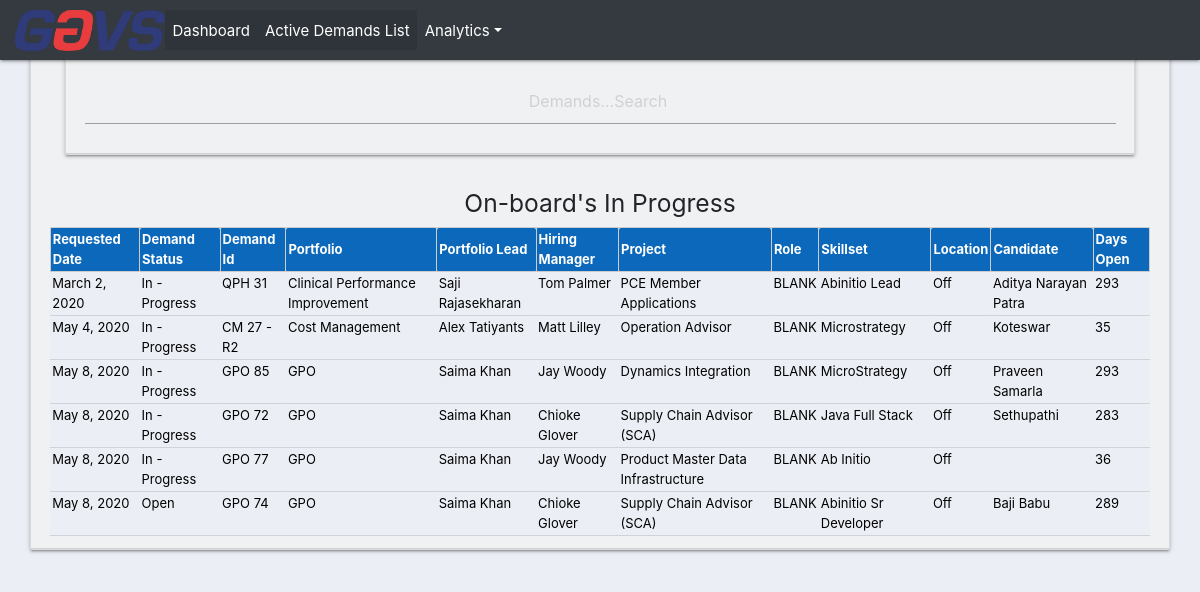
/onboard_inprogress/, run on the app's committed database.
### Demand_Manager/models.py (models this page shows, shortened)
class Demand_Master(models.Model):
	STATUS =(
	    ('Open', 'Open'),
	    ('In - Progress', 'In - Progress'),
	    ('On - Hold', 'On - Hold'),
	    ('Cancelled', 'Cancelled'),
	    ('Closed', 'Closed')
	)
	PORTFOLIO = (
	        ('Clinical Decision Support', 'Clinical Decision Support'),
	        ('Clinical Survelliance', 'Clinical Survelliance'),
	        ('Contigo Health', 'Contigo Health'),
	        ('Corp IT', 'Corp IT'),
	        ('Cost Management', 'Cost Management'),
	        ('Development Operations', 'Development Operations'),
	        ('GPO', 'GPO'),
	        ('Infrastructure', 'Infrastructure'),
	        ('Innovatix', 'Innovatix'),
	        ('IPA', 'IPA'),
	        ('Population Health', 'Population Health'),
	        ('PAS', 'PAS'),
	        ('Quality & Population Health', 'Quality & Population Health'),
	        ('Clinical Performance Improvement', 'Clinical Performance Improvement')
	)
	PLEAD = (
	        ('Alex Tatiyants', 'Alex Tatiyants'),
	        ('Chris Ickert', 'Chris Ickert'),
	        ('Denise Juliano', 'Denise Juliano'),
	        ('Greg Montano', 'Greg Montano'),
	        ('Pawan Singh', 'Pawan Singh'),
	        ('Saima Khan', 'Saima Khan'),
	        ('Saji Rajasekharan', 'Saji Rajasekharan'),
	        ('Todd Wilkes', 'Todd Wilkes'),
	        ('Charlie Sinnett', 'Charlie Sinnett')
	)
	LOCATION = (
        ('Off', 'Off'),
        ('On', 'On'),
        ('On-Off', 'On-Off')
    )
	RFLAG = (
	        ('Yes', 'Yes'),
	        ('No', 'No'),
	        ('N/A', 'N/A')
	)
	DSTATUS = (
        ('1 - GAVS Sourcing/Screening', '1 - GAVS Sourcing/Screening'),
        ('2 - Premier Reviewing Profiles', '2 - Premier Reviewing Profiles'),
        ('3 - Premier Interviewing', '3 - Premier Interviewing'),
        ('4 - Candidate Selected', '4 - Candidate Selected'),
        ('5 - Onboarding in Progress', '5 - Onboarding in Progress'),
        ('7 - Candidate Started', '7 - Candidate Started'),
        ('8 - On Hold', '8 - On Hold'),
        ('9 - Cancelled', '9 - Cancelled')
    )
	Fiscal_Year = models.CharField(max_length=4, blank='true')
	Requested_Date = models.DateField(default=datetime.now)
	Demand_Status = models.CharField(max_length=25, choices = STATUS, blank='true')
	Demand_Id = models.CharField(max_length=25, blank='true')
	Portfolio = models.CharField(max_length=100, choices = PORTFOLIO, blank='true')
	Portfolio_Lead = models.CharField(max_length=50, choices = PLEAD, blank='true')
	Hiring_Manager = models.CharField(max_length=50, blank='true')
	Project = models.CharField(max_length=100, blank='true')
	Role = models.CharField(max_length=100, blank='true')
	Skillset = models.CharField(max_length=100, blank='true')
	Location = models.CharField(max_length=10, choices = LOCATION, blank='true')
	Onshore_Replacement_Flag = models.CharField(max_length=3, choices = RFLAG, default='N/A')
	Planned_Start_Date = models.DateField(default=datetime.now)
	Expected_Start_Date = models.DateField(default=datetime.now)
	Detailed_Status = models.CharField(max_length=50, choices = DSTATUS, blank='true')
	Notes = models.TextField(blank='true')
	Actual_Start_Date = models.DateField(default=datetime.now)
	Candidate = models.CharField(max_length=100, blank='true')
	Client_Feedback = models.CharField(max_length=200, blank='true')
	GAVS_Screening_Date = models.DateField(null='true', blank='true')
	Client_Screening_Date = models.DateField(null='true', blank='true')
	Client_Interview_Date = models.DateField(null='true', blank='true')
	Selected_Date = models.DateField(null='true', blank='true')
	Onboard_Initated_Date =  models.DateField(null='true', blank='true')
	Log_Date = models.DateField(auto_now='true')
	def Days_Ageing(self):
		Days_Ageing = np.busday_count(self.Log_Date, datetime.now().date())
		return Days_Ageing

### Demand_Manager/views.py (the view)
# urls.py: path("onboard_inprogress/", views.onboardInprogress, name="onboard_inprogress"),
def onboardInprogress(request):
	return render(request,
				  "Demand_Manager/onboardinprogress.html",
				  context = {"Onboard_Inprogress_Dict":Demand_Master.objects.
				  filter(Detailed_Status = "5 - Onboarding in Progress").
				  order_by('Requested_Date', 'Location', 'Portfolio', 'Demand_Status')[:20]
				  }
				  )

### Demand_Manager/templates/Demand_Manager/onboardinprogress.html (shortened to what this page needs)
{%  extends 'Demand_Manager/Header.html' %}
{% block content %}
<div class="row">
    <div class="col-md">
	<div class="card text-left text-brown bg-light" id="Table-BG">
	<div class="card-header">
{% include "Demand_Manager/search.html" %}
	<div class="title"><strong><h5>On-board's In Progress</h5></strong></div>
			<table class="mytable">
				<thead>
				<tr>
			        <th>Requested Date</th>
			        <th>Demand Status</th>
			        <th>Demand Id</th>
			        <th>Portfolio</th>
			        <th>Portfolio Lead</th>
			        <th>Hiring Manager</th>
			        <th>Project</th>
			        <th>Role</th>
			        <th>Skillset</th>
			        <th>Location</th>
			        <th>Candidate</th>
			        <th>Days Open</th>
				</tr>
				</thead>
				<tbody>
				{% for rows in Onboard_Inprogress_Dict %}
					<tr>
			        <td>{{ rows.Requested_Date }}</td>
					<td>{{ rows.Demand_Status }}</td>
			        <td>{{ rows.Demand_Id }}</td>
			        <td>{{ rows.Portfolio }}</td>
			        <td>{{ rows.Portfolio_Lead }}</td>
			        <td>{{ rows.Hiring_Manager }}</td>
			        <td>{{ rows.Project }}</td>
			        <td>{{ rows.Role }}</td>
			        <td>{{ rows.Skillset }}</td>
			        <td>{{ rows.Location }}</td>
			        <td>{{ rows.Candidate }}</td>
			         <td style="background-color:grey  text-center"> {{ rows.Days_Ageing }} </td>
					</tr>
				</tbody>
				{% endfor %}
			</table>
{% endblock %}

### Demand_Manager/templates/Demand_Manager/Header.html (shortened to what this page needs)
{% load static %}
<!DOCTYPE html>
<html>
<head>
	<link rel="stylesheet" href="https://stackpath.bootstrapcdn.com/bootstrap/4.5.0/css/bootstrap.min.css">
    <link rel="stylesheet" href="https://cdnjs.cloudflare.com/ajax/libs/Chart.js/2.8.0/Chart.min.css"/>
	<link rel="stylesheet" type="text/css" href="{% static '/css/materialize.css' %}">
	<link rel="stylesheet" type="text/css" href="{% static '/css/main.css' %}">
</head>
<body>
	{%  include 'Demand_Manager/navbar.html' %}
	<div class="container-fluid">
	{% block content %}
	{% endblock %}
    </div>
</body>
</html>

### Demand_Manager/templates/Demand_Manager/navbar.html (shortened to what this page needs)
{% load static %}
<nav class="navbar navbar-default navbar-expand-lg bg-dark" id="mNavbar">
 <img src="{% static 'images/Gavs_logo.png' %}">
  <div class="collapse navbar-collapse" id="navbarSupportedContent">
    <ul class="navbar-nav mr-auto">
      <li class="nav-item active">
        <a class="nav-link" href="/">Dashboard</a>
      </li>
        <li class="nav-item active">
        <a class="nav-link" href="/active_demands/">Active Demands List</a>
      </li>
      <li class="nav-item dropdown">
        <a class="nav-link dropdown-toggle" href="#" id="navbarDropdown" role="button" data-toggle="dropdown" aria-haspopup="true" aria-expanded="false">Analytics</a>
      </li>
    </ul>
  </div>
</nav>

### Demand_Manager/templates/Demand_Manager/search.html (shortened to what this page needs)
<br>
  	<div class="row">
    	<div class="col-md">
				<div class="card text-left text-brown bg-light" id="total-orders">
			  		<div class="card-header">
					<h5><input type="search" class="light-table-filter" data-table= "mytable" placeholder="Demands...Search"></h5>
				</div>
			</div>
		</div>
	</div>

### static/css/main.css (style rules this page uses)
body { background-color: #ebeff5; }
#Table-BG { background-color: #ebeff5; color: dark-grey; text-align-last: center; }
.mytable { width:100%; font-size:13px; border:0px solid #ccc; }
th { background-color:#0B68BB; color:white; padding:2px; border:1px solid #ccc; text-align-last: left; }
td { background-color:#ebeff5; padding:2px; border-bottom:1px solid #ccc; border-right:1px solid #ccc; border:1px; vertical-align: text-top; text-align-last: left; color:black; }
.navbar { position: fixed; z-index: 9999; line-height: 25px; height: 60px; background-color: #4CAF50 }

### data on the page
Demand_Master: Requested_Date "March 2, 2020", Demand_Status "In - Progress", Demand_Id "QPH 31", Portfolio "Clinical Performance Improvement", Portfolio_Lead "Saji Rajasekharan", Hiring_Manager "Tom Palmer", Project "PCE Member Applications", Role "BLANK", Skillset "Abinitio Lead", Location "Off", Candidate "Aditya Narayan Patra", Days_Ageing "293"
Demand_Master: Requested_Date "May 4, 2020", Demand_Status "In - Progress", Demand_Id "CM 27 - R2", Portfolio "Cost Management", Portfolio_Lead "Alex Tatiyants", Hiring_Manager "Matt Lilley", Project "Operation Advisor", Role "BLANK", Skillset "Microstrategy", Location "Off", Candidate "Koteswar", Days_Ageing "35"
Demand_Master: Requested_Date "May 8, 2020", Demand_Status "In - Progress", Demand_Id "GPO 85", Portfolio "GPO", Portfolio_Lead "Saima Khan", Hiring_Manager "Jay Woody", Project "Dynamics Integration", Role "BLANK", Skillset "MicroStrategy", Location "Off", Candidate "Praveen Samarla", Days_Ageing "293"
Demand_Master: Requested_Date "May 8, 2020", Demand_Status "In - Progress", Demand_Id "GPO 72", Portfolio "GPO", Portfolio_Lead "Saima Khan", Hiring_Manager "Chioke Glover", Project "Supply Chain Advisor (SCA)", Role "BLANK", Skillset "Java Full Stack", Location "Off", Candidate "Sethupathi", Days_Ageing "283"
Demand_Master: Requested_Date "May 8, 2020", Demand_Status "In - Progress", Demand_Id "GPO 77", Portfolio "GPO", Portfolio_Lead "Saima Khan", Hiring_Manager "Jay Woody", Project "Product Master Data Infrastructure", Role "BLANK", Skillset "Ab Initio", Location "Off", Days_Ageing "36"
Demand_Master: Requested_Date "May 8, 2020", Demand_Status "Open", Demand_Id "GPO 74", Portfolio "GPO", Portfolio_Lead "Saima Khan", Hiring_Manager "Chioke Glover", Project "Supply Chain Advisor (SCA)", Role "BLANK", Skillset "Abinitio Sr Developer", Location "Off", Candidate "Baji Babu", Days_Ageing "289"
